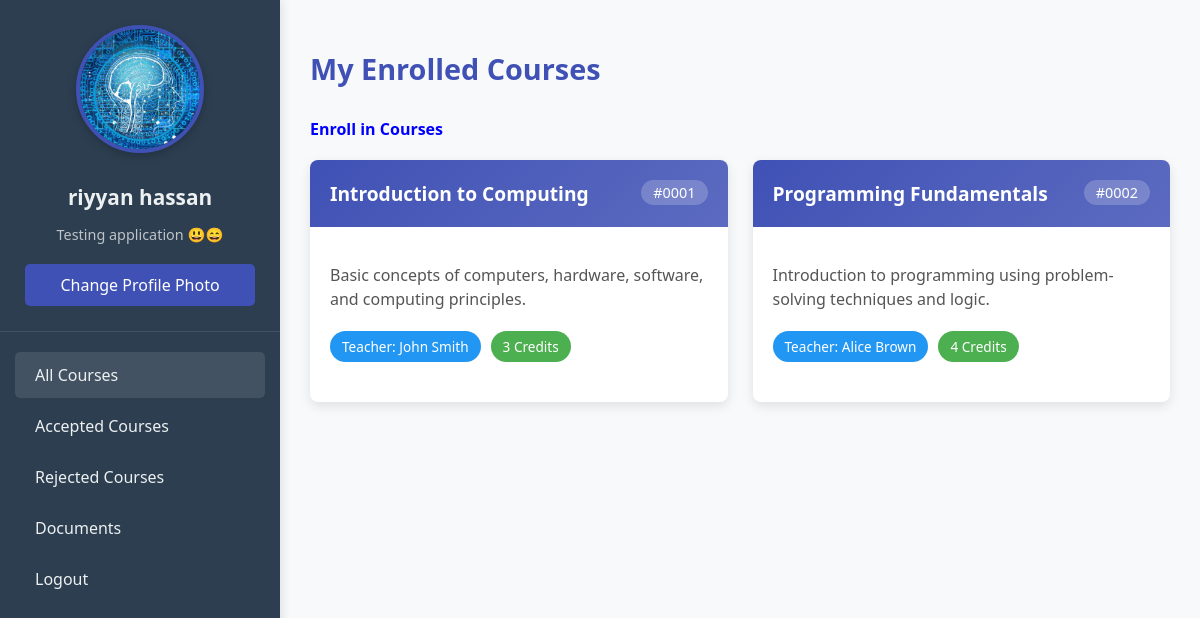
Page /dashboard/ (signed in) on the committed database.
### tables/models.py (models this page shows)
class student(models.Model):
    s_fname = models.CharField(max_length=30)
    s_lname = models.CharField(max_length=30)
    s_email = models.EmailField(max_length=150, unique=True)
    s_phone = models.BigIntegerField(default=0)
    s_dob = models.DateField()
    s_city = models.CharField(max_length=50)
    s_password = models.CharField(max_length=20)
    s_image = models.ImageField(upload_to='media/profilepic')
    s_document = models.FileField(upload_to='media/documents')
    s_bio = models.TextField()

class Course(models.Model):
    c_number = models.CharField(max_length=20, unique=True)
    c_name = models.CharField(max_length=200)
    c_des = models.TextField()
    c_teacher = models.CharField(max_length=100)
    c_credit = models.PositiveIntegerField()
    created_at = models.DateTimeField(auto_now_add=True)
    updated_at = models.DateTimeField(auto_now=True)

### tables/views.py (the view)
# urls.py: path('dashboard/', views.dashboard, name='dashboard'),
def dashboard(req):
    if 'user_id' not in req.session:
        return redirect('login')
    else:
        user_id = req.session.get('user_id')
        user = student.objects.get(id=user_id)
        enrollments = enrollment.objects.filter(s_email = user.s_email)
        data = []
        for i in enrollments:
            course = Course.objects.get(c_number = i.c_number)
            data.append({
                'course':course
            })
        return render(req, 'dashboard.html',{'user':user , 'enrolled_courses':data})

### templates/dashboard.html (shortened to what this page needs)
<!DOCTYPE html>
<html>
<head>
</head>
<body>
    <div class="sidebar">
        <div class="profile-section">
            <img src="{{ user.s_image.url|default:'/media/default_profile.png' }}"
                 alt="Profile" class="profile-img">
            <h3 class="profile-name">{{ user.s_fname }} {{ user.s_lname }}</h3>
            <p class="profile-email">{{ user.s_bio }}</p>
            <div class="photo-upload">
                <form method="post" enctype="multipart/form-data" action="#">
                    <label for="profilePicInput">Change Profile Photo</label>
                </form>
            </div>
        </div>
        <div class="nav-menu">
            <a href="{% url 'dashboard' %}" class="nav-link active">
                <span>All Courses</span>
            </a>
            <a href="{% url 'accepted' %}" class="nav-link">
                <span>Accepted Courses</span>
            </a>
            <a href="{% url 'rejected' %}" class="nav-link">
                <span>Rejected Courses</span>
            </a>
            <a href="{% url 'document' %}" class="nav-link">
                <span>Documents</span>
            </a>
            <a href="{% url 'logout' %}" class="nav-link">
                <span>Logout</span>
            </a>
        </div>
    </div>
    <div class="main-content">
        <h1 class="page-header">My Enrolled Courses</h1>
        <span class="badges-container"><a  href="{% url 'course' %}" style="text-decoration: none; font-weight: bolder; color: blue;">Enroll in Courses</a></span>
        {% if enrolled_courses %}
            <div class="courses-grid">
                {% for enrollment in enrolled_courses %}
                <div class="course-card">
                    <div class="course-header">
                        <h3 class="course-name">{{ enrollment.course.c_name }}</h3>
                        <span class="course-number">#{{ enrollment.course.c_number }}</span>
                    </div>
                    <div class="course-body">
                        <p class="course-description">{{ enrollment.course.c_des }}</p>
                        <div class="badges-container">
                            <span class="badge teacher-badge">Teacher: {{ enrollment.course.c_teacher }}</span>
                            <span class="badge credit-badge">{{ enrollment.course.c_credit }} Credits</span>
                        </div>
                    </div>
                </div>
                {% endfor %}
            </div>
        {% else %}
            <div class="empty-state">
                <p>You are not enrolled in any courses yet.</p>
                <p><a href="{% url 'course' %}">Browse available courses</a> to enroll.</p>
            </div>
        {% endif %}
    </div>
</body>
</html>

### templates/dashboard.html (style rules this page uses)
:root { --primary-color: #3f51b5; --sidebar-bg: #2c3e50; --sidebar-text: #ecf0f1; --success-color: #4caf50; --card-shadow: 0 4px 12px rgba(0,0,0,0.1); }
body { font-family: 'Segoe UI', Tahoma, Geneva, Verdana, sans-serif; margin: 0; padding: 0; display: flex; min-height: 100vh; background-color: #f8f9fa; color: #333; }
.sidebar { width: 280px; background: var(--sidebar-bg); color: var(--sidebar-text); padding: 25px 0; height: 100vh; position: sticky; top: 0; box-shadow: 2px 0 10px rgba(0,0,0,0.1); }
.profile-section { text-align: center; padding: 0 25px 25px; border-bottom: 1px solid rgba(255,255,255,0.1); margin-bottom: 20px; }
.profile-img { width: 120px; height: 120px; border-radius: 50%; object-fit: cover; border: 4px solid var(--primary-color); margin-bottom: 15px; box-shadow: 0 3px 10px rgba(0,0,0,0.2); }
.profile-name { margin: 10px 0 5px; font-size: 1.3rem; }
.profile-email { color: #bdc3c7; font-size: 0.9rem; margin-bottom: 20px; }
.photo-upload { display: block; width: 100%; }
.photo-upload label { display: block; background: var(--primary-color); color: white; padding: 10px; border-radius: 5px; text-align: center; cursor: pointer; transition: background 0.3s; }
.nav-menu { padding: 0 15px; }
.nav-link { display: flex; align-items: center; color: var(--sidebar-text); text-decoration: none; padding: 12px 20px; margin: 5px 0; border-radius: 5px; transition: all 0.3s; }
.nav-link:hover, .nav-link.active { background: rgba(255,255,255,0.1); }
.main-content { flex: 1; padding: 30px; }
.page-header { color: var(--primary-color); margin-bottom: 30px; font-size: 1.8rem; }
.courses-grid { display: grid; grid-template-columns: repeat(auto-fill, minmax(300px, 1fr)); gap: 25px; }
.course-card { background: white; border-radius: 8px; overflow: hidden; box-shadow: var(--card-shadow); transition: transform 0.3s, box-shadow 0.3s; }
.course-header { background: linear-gradient(135deg, var(--primary-color), #5c6bc0); color: white; padding: 20px; }
.course-name { font-size: 1.2rem; margin: 0; display: inline-block; }
.course-number { float: right; background: rgba(255,255,255,0.2); padding: 3px 12px; border-radius: 20px; font-size: 0.9rem; }
.course-body { padding: 20px; }
.course-description { color: #555; margin-bottom: 20px; line-height: 1.5; }
.badges-container { display: flex; flex-wrap: wrap; gap: 10px; margin-bottom: 20px; }
.badge { padding: 6px 12px; border-radius: 20px; font-size: 0.85rem; font-weight: 500; }
.teacher-badge { background: #2196f3; color: white; }
.credit-badge { background: var(--success-color); color: white; }

### rows in the picture
student: s_image (picture), s_fname "riyyan", s_lname "hassan", s_bio "Testing application 😃😄"
Course: course.c_name "Introduction to Computing", course.c_number "0001", course.c_des "Basic concepts of computers, hardware, software, and computing principles.", course.c_teacher "John Smith", course.c_credit "3"
Course: course.c_name "Programming Fundamentals", course.c_number "0002", course.c_des "Introduction to programming using problem-solving techniques and logic.", course.c_teacher "Alice Brown", course.c_credit "4"
